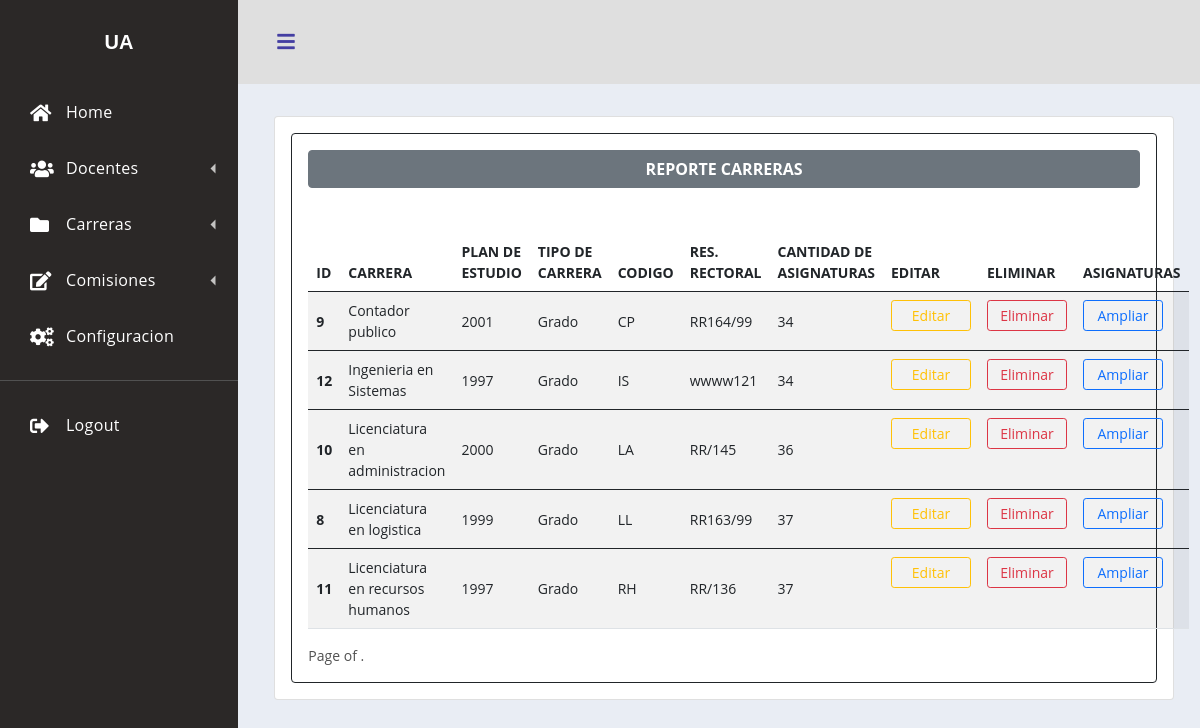
The page /reporte_carreras/ on the database as committed earlier.
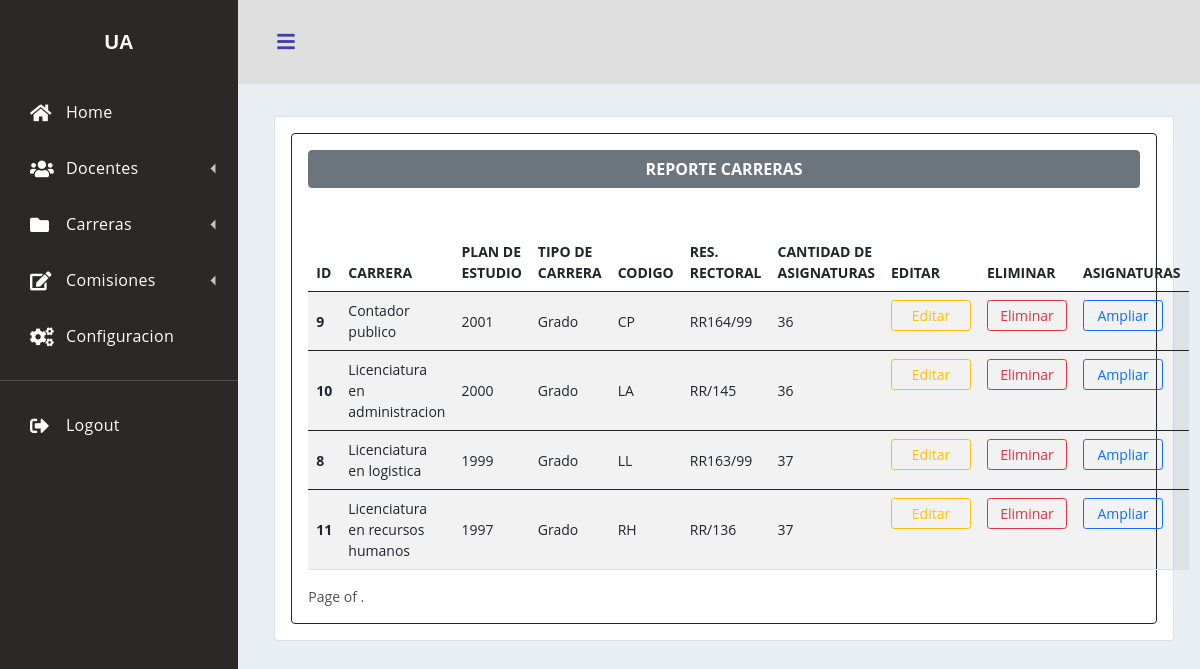
The same page on the database as committed later.
### app_nomb_doc/models.py (models this page shows, shortened)
class Carreras(models.Model):   #OK
    carrera=models.CharField(max_length=40)
    codigo=models.CharField(max_length=20, unique=True)
    tipo_carrera=models.CharField(max_length=40)
    plan_de_estudio=models.IntegerField()
    resolucion_rectoral=models.CharField(max_length=20)
    cantidad_asignaturas=models.IntegerField()
    class Meta: #Para personalizar datos en admin
        verbose_name="Carrera"
        verbose_name_plural="Carreras"
        db_table="Carreras"

### app_nomb_doc/views.py (the view)
# urls.py: path('reporte_carreras/', reporte_carrera, name='reportecarreras'),
def reporte_carrera(request):
    reporte_carrera=Carreras.objects.all().order_by('carrera', 'plan_de_estudio').values()
    return render(request, 'formularios/carreras/reporte_carreras.html', {'reporte_carrera': reporte_carrera})

### app_nomb_doc/templates/formularios/carreras/reporte_carreras.html (shortened to what this page needs)
{% extends 'static/inicio.html' %}
{% load crispy_forms_tags %}
{% block contenido %}
<body>
    <br>
    <br>
    <div class="container mt-18" style="width: 95%; font-size:14px">
    <form action="" method="GET" class="card p-3 mt-5" autocomplete="on" novalidate> {% csrf_token %}
        <div class="card border-dark p-3">
            <span class="btn btn-secondary mb-4"><strong>REPORTE CARRERAS</strong></span>
            <br>
            <table class="table table-striped">
                <thead>
                <tr>
                    <th scope="col">ID</th>
                    <th colspan='3'>CARRERA</th>
                    <th scope="col">PLAN DE ESTUDIO</th>
                    <th scope="col">TIPO DE CARRERA</th>
                    <th scope="col">CODIGO</th>
                    <th scope="col">RES. RECTORAL</th>
                    <th scope="col">CANTIDAD DE ASIGNATURAS</th>
                    <th scope="col">EDITAR</th>
                    <th scope="col">ELIMINAR</th>
                    <th scope="col">ASIGNATURAS</th>
                </tr>
                </thead>
            {% for reporte in reporte_carrera %}
            <tbody>
                <tr>
                    <th scope="row" style="vertical-align:middle">{{reporte.id}}</th>
                    <td colspan='3' style="vertical-align:middle">{{reporte.carrera}}</td>
                    <td style="vertical-align:middle">{{reporte.plan_de_estudio}}</td>
                    <td style="vertical-align:middle">{{reporte.tipo_carrera}}</td>
                    <td style="vertical-align:middle">{{reporte.codigo}}</td>
                    <td style="vertical-align:middle">{{reporte.resolucion_rectoral}}</td>
                    <td style="vertical-align:middle">{{reporte.cantidad_asignaturas}}</td>
                    <td><a href="{% url 'editarcarrera' reporte.id %}" class="btn btn-outline-warning btn-sm mt-0" style="width:80px"href="#">Editar</td>
                    <td><a href="{% url 'eliminarcarrera' reporte.id %}" class="btn btn-outline-danger btn-sm mt-0" style="width:80px" href="#">Eliminar</td>
                    <td><a href="{% url 'listarasignaturas' reporte.id %}" class="btn btn-outline-primary btn-sm mt-0" style="width:80px" href="#">Ampliar</td>
                </tr>
            </tbody>
            {% endfor %}
            </table>
        <div class="pagination">
            <span class="step-links">
                <span class="current">
                    Page {{ page_obj.number }} of {{ page_obj.paginator.num_pages }}.
                </span>
            </span>
        </div>
        </div>
    </form>
    </div>
</body>
{% endblock %}

Rows that differ between the two databases and show on the page:
removed Carreras: id "12", carrera "Ingenieria en Sistemas", plan_de_estudio "1997", tipo_carrera "Grado", codigo "IS", resolucion_rectoral "wwww121", cantidad_asignaturas "34"
changed Carreras "Contador publico": cantidad_asignaturas "34" → "36"
